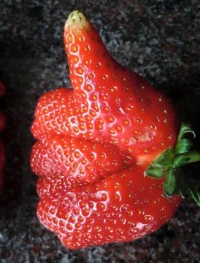
//> input picture Lab2/eper.jpg, 200 x 263 px
$ ./main   (built with g++ and OpenCV 4)
//> lines starting //> are read from the running program, lines starting //| are printed output that depends on the picture; after the words box and inside, x2 and y2 are one past the last pixel; in counts of white or black regions, pixels touching at a corner belong together
#include "opencv2/opencv.hpp"

using namespace std;
using namespace cv;

void showMyImage(Mat &imBig, Mat &im, int &index)
{
    im.copyTo(imBig(Rect((index % 6) * (im.cols), (index / 6) * (im.rows),
                         im.cols, im.rows)));
    imshow("Ablak", imBig);
    index = (index + 1) % 18;
    waitKey();
}

int main()
{
    Mat im = imread("eper.jpg");
//> im is the input picture: 263 rows x 200 cols, CV_8UC3; mean B, G, R 46.3, 51.4, 108.4
    if (im.empty())
    {
        cout << "Could not open or find the image" << endl;
        return -1;
    }

    Mat imBig = Mat(im.rows * 3, im.cols * 6, im.type());
    imBig.setTo(Scalar(128, 128, 255, 0));

    int index = 0;

    Mat result = im.clone();
    showMyImage(imBig, result, index);
//> in showMyImage, `im.copyTo(imBig(Rect((index % 6) * (im.cols), (index / 6) * (im.rows),..`: imBig: 789 rows x 1200 cols, CV_8UC3; mean B, G, R 123.5, 123.7, 246.9
//> index = 1

    Mat bgr[3];
    split(im, bgr);
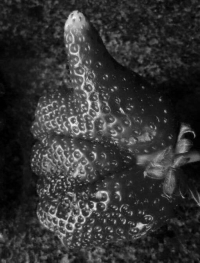
//> bgr[1]: 263 rows x 200 cols, CV_8UC1; min 0, max 249, mean 51.4
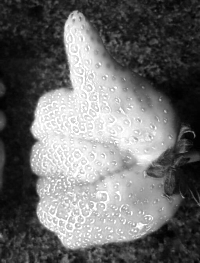
//> bgr[2]: 263 rows x 200 cols, CV_8UC1; min 0, max 255, mean 108.4
    Mat &b = bgr[0], &g = bgr[1], &r = bgr[2];

    Mat z(im.rows, im.cols, CV_8UC1, Scalar(0));

    // 1.
    merge(vector<Mat>{z, g, r}, result);
    showMyImage(imBig, result, index);
//> in showMyImage (call 2), `im.copyTo(imBig(Rect((index % 6) * (im.cols), (index / 6) * (im.rows),..`: imBig: 789 rows x 1200 cols, CV_8UC3; mean B, G, R 116.4, 119.5, 238.7
//> index = 2

    merge(vector<Mat>{b, z, r}, result);
    showMyImage(imBig, result, index);
//> in showMyImage (call 3), `im.copyTo(imBig(Rect((index % 6) * (im.cols), (index / 6) * (im.rows),..`: imBig: 789 rows x 1200 cols, CV_8UC3; mean B, G, R 111.8, 112.4, 230.6
//> index = 3

    merge(vector<Mat>{b, g, z}, result);
    showMyImage(imBig, result, index);
//> in showMyImage (call 4), `im.copyTo(imBig(Rect((index % 6) * (im.cols), (index / 6) * (im.rows),..`:
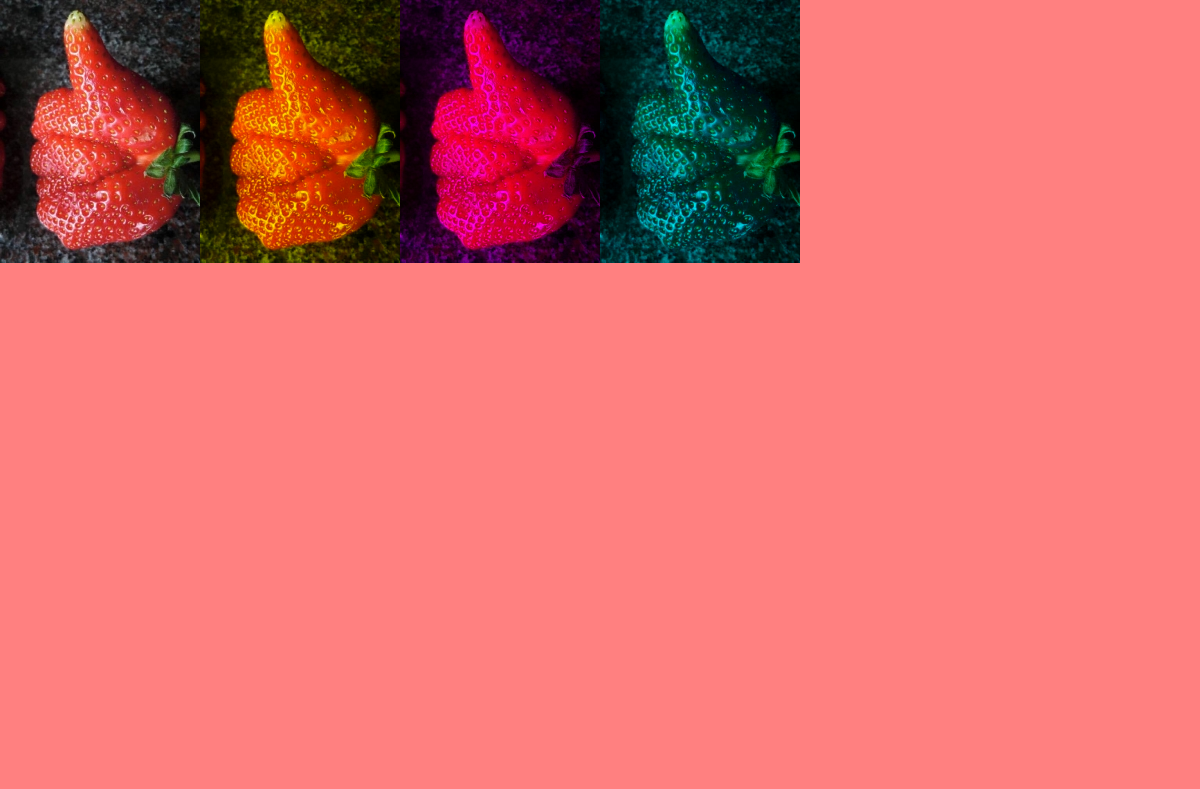
//> imBig: 789 rows x 1200 cols, CV_8UC3; mean B, G, R 107.3, 108.1, 216.4
//> in showMyImage (call 4), `index = (index + 1) % 18;`: index = 4
//> index = 4

    // 2.
    merge(vector<Mat>{b, z, z}, result);
    showMyImage(imBig, result, index);
//> in showMyImage (call 5), `im.copyTo(imBig(Rect((index % 6) * (im.cols), (index / 6) * (im.rows),..`:
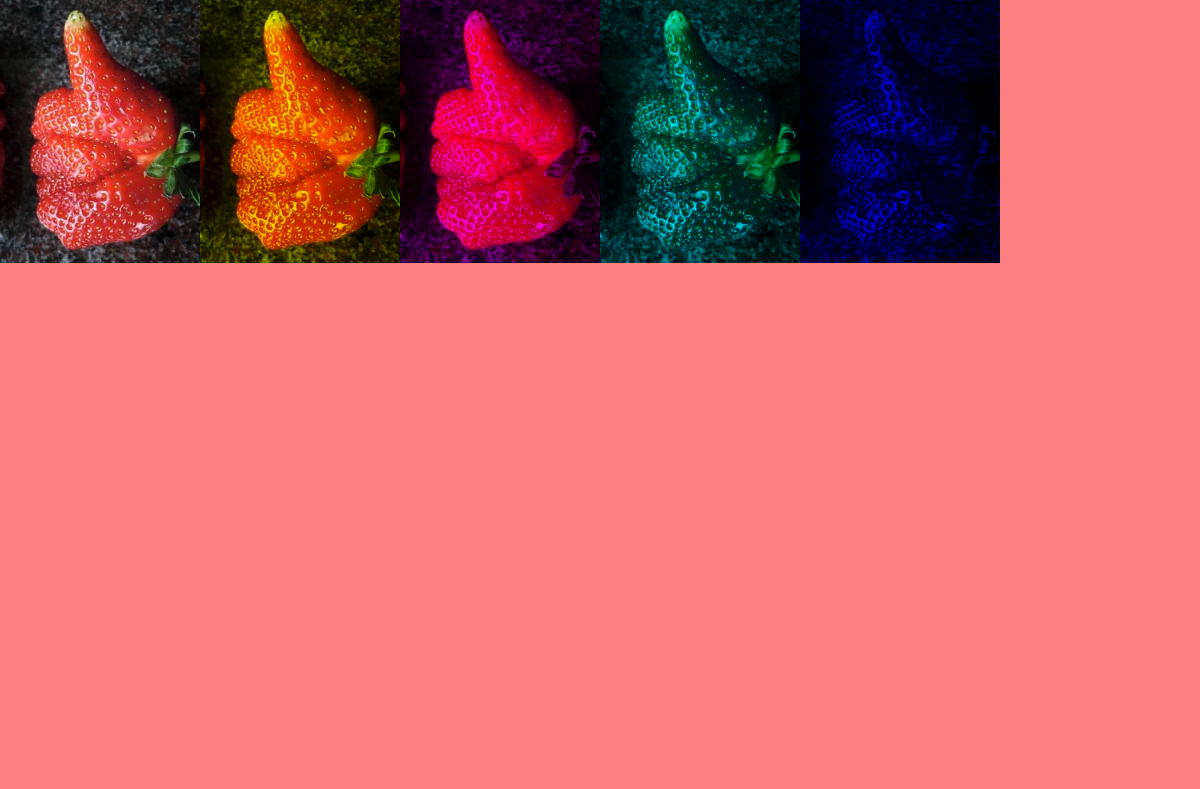
//> imBig: 789 rows x 1200 cols, CV_8UC3; 5.56% of pixels changed, all inside (x1, y1, x2, y2) = (800, 0, 1000, 263)
//> in showMyImage (call 5), `index = (index + 1) % 18;`: index = 5
//> index = 5

    merge(vector<Mat>{z, g, z}, result);
    showMyImage(imBig, result, index);
//> in showMyImage (call 6), `im.copyTo(imBig(Rect((index % 6) * (im.cols), (index / 6) * (im.rows),..`:
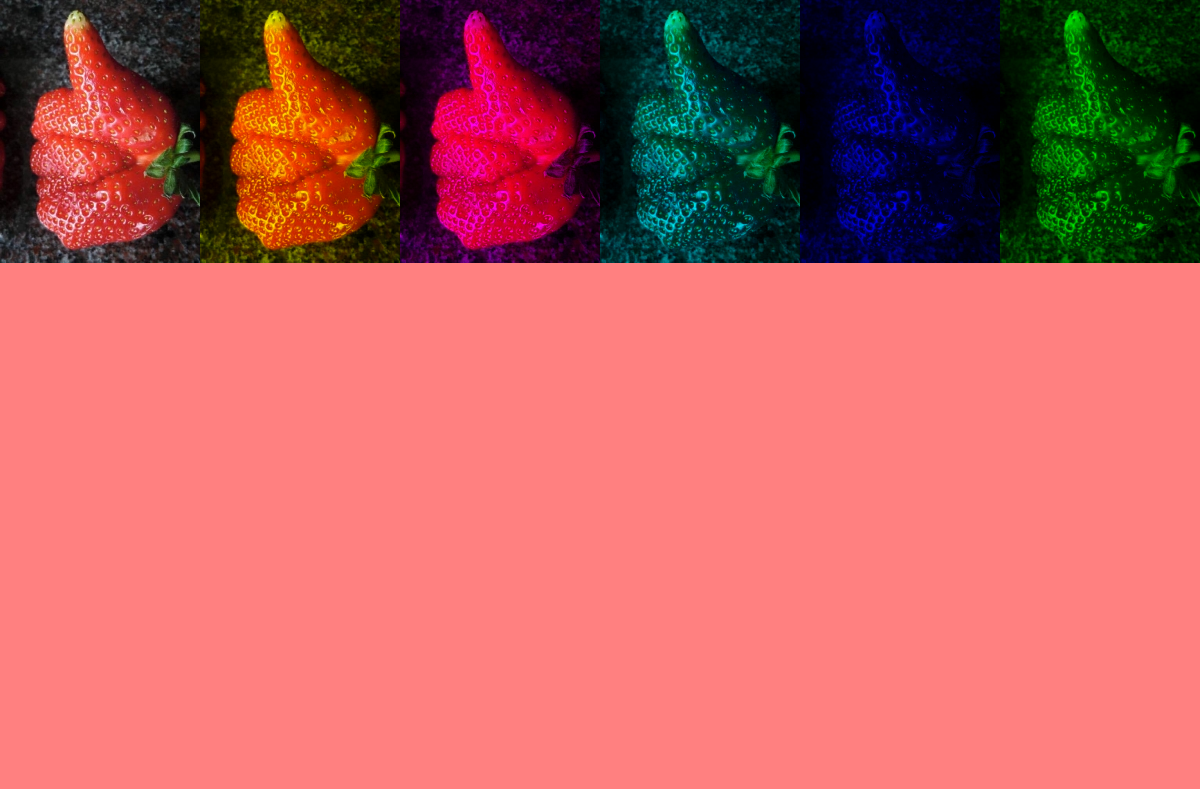
//> imBig: 789 rows x 1200 cols, CV_8UC3; 5.56% of pixels changed, all inside (x1, y1, x2, y2) = (1000, 0, 1200, 263)
//> in showMyImage (call 6), `index = (index + 1) % 18;`: index = 6
//> index = 6

    merge(vector<Mat>{z, z, r}, result);
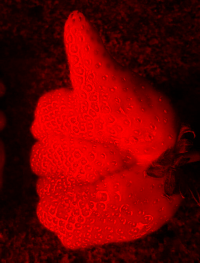
//> result: 263 rows x 200 cols, CV_8UC3; mean B, G, R 0, 0, 108.4
    showMyImage(imBig, result, index);
//> in showMyImage (call 7), `im.copyTo(imBig(Rect((index % 6) * (im.cols), (index / 6) * (im.rows),..`:
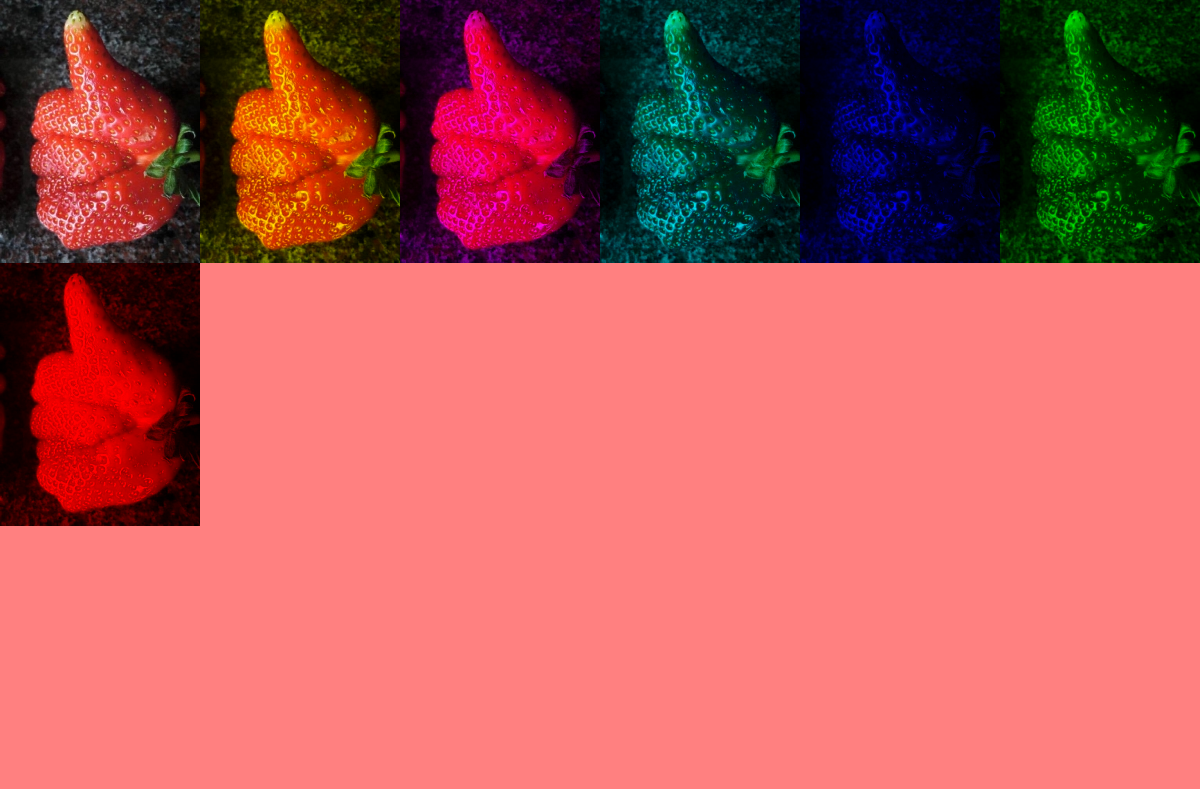
//> imBig: 789 rows x 1200 cols, CV_8UC3; 5.56% of pixels changed, all inside (x1, y1, x2, y2) = (0, 263, 200, 526)
//> in showMyImage (call 7), `index = (index + 1) % 18;`: index = 7

    // 3.
    merge(vector<Mat>{b, g, r}, result);
    showMyImage(imBig, result, index);

    merge(vector<Mat>{b, r, g}, result);
    showMyImage(imBig, result, index);

    merge(vector<Mat>{g, b, r}, result);
    showMyImage(imBig, result, index);

    merge(vector<Mat>{g, r, b}, result);
    showMyImage(imBig, result, index);

    merge(vector<Mat>{r, b, g}, result);
    showMyImage(imBig, result, index);

    merge(vector<Mat>{r, g, b}, result);
    showMyImage(imBig, result, index);

    // 4. Replace one color component with its negative (3 images)
    Mat nb = ~b;
    merge(vector<Mat>{nb, g, r}, result);
    showMyImage(imBig, result, index);

    Mat ng = ~g;
    merge(vector<Mat>{b, ng, r}, result);
    showMyImage(imBig, result, index);

    Mat nr = ~r;
    merge(vector<Mat>{b, g, nr}, result);
    showMyImage(imBig, result, index);

    // 5.
    Mat ycrcb;
    cvtColor(im, ycrcb, COLOR_BGR2YCrCb);

    Mat ycrCbChannels[3];
    split(ycrcb, ycrCbChannels);
    Mat &y = ycrCbChannels[0], &cr = ycrCbChannels[1], &cb = ycrCbChannels[2];

    Mat ny = ~y;
    merge(vector<Mat>{ny, cr, cb}, ycrcb);
    cvtColor(ycrcb, result, COLOR_YCrCb2BGR);
    showMyImage(imBig, result, index);

    // 6.
    result = ~im;
    showMyImage(imBig, result, index);

    Mat a = imread("plafon.jpg");

    Mat gray;
    cvtColor(a, gray, COLOR_BGR2GRAY);
    Mat monochrome;
    cvtColor(gray, monochrome, COLOR_GRAY2BGR);

    imshow("Ablak", gray);
    waitKey();
    imshow("Asblak", monochrome);
    waitKey();

    return 0;
}
